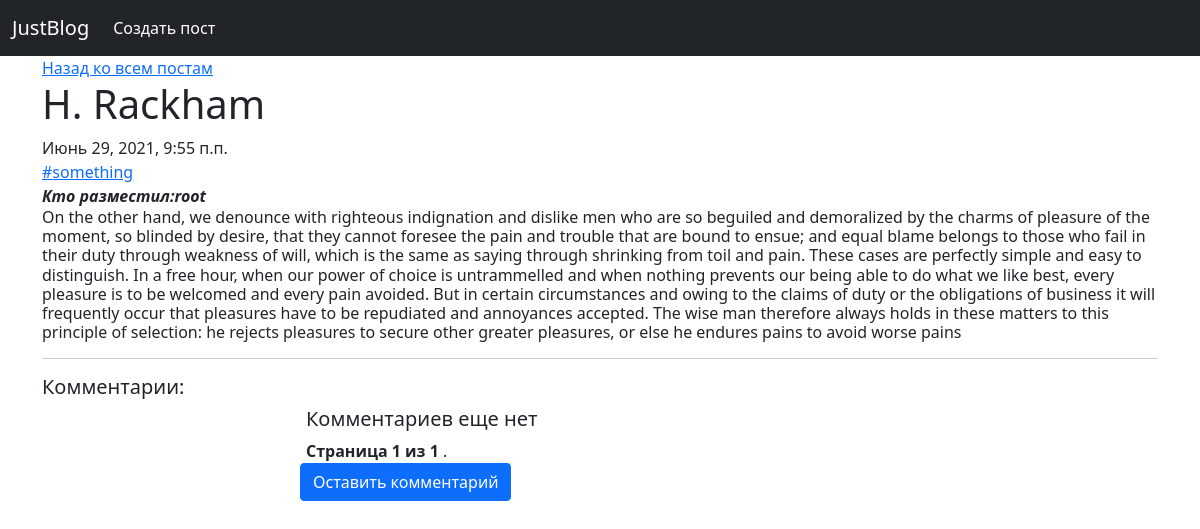
The page /post/2 on the database as committed earlier.
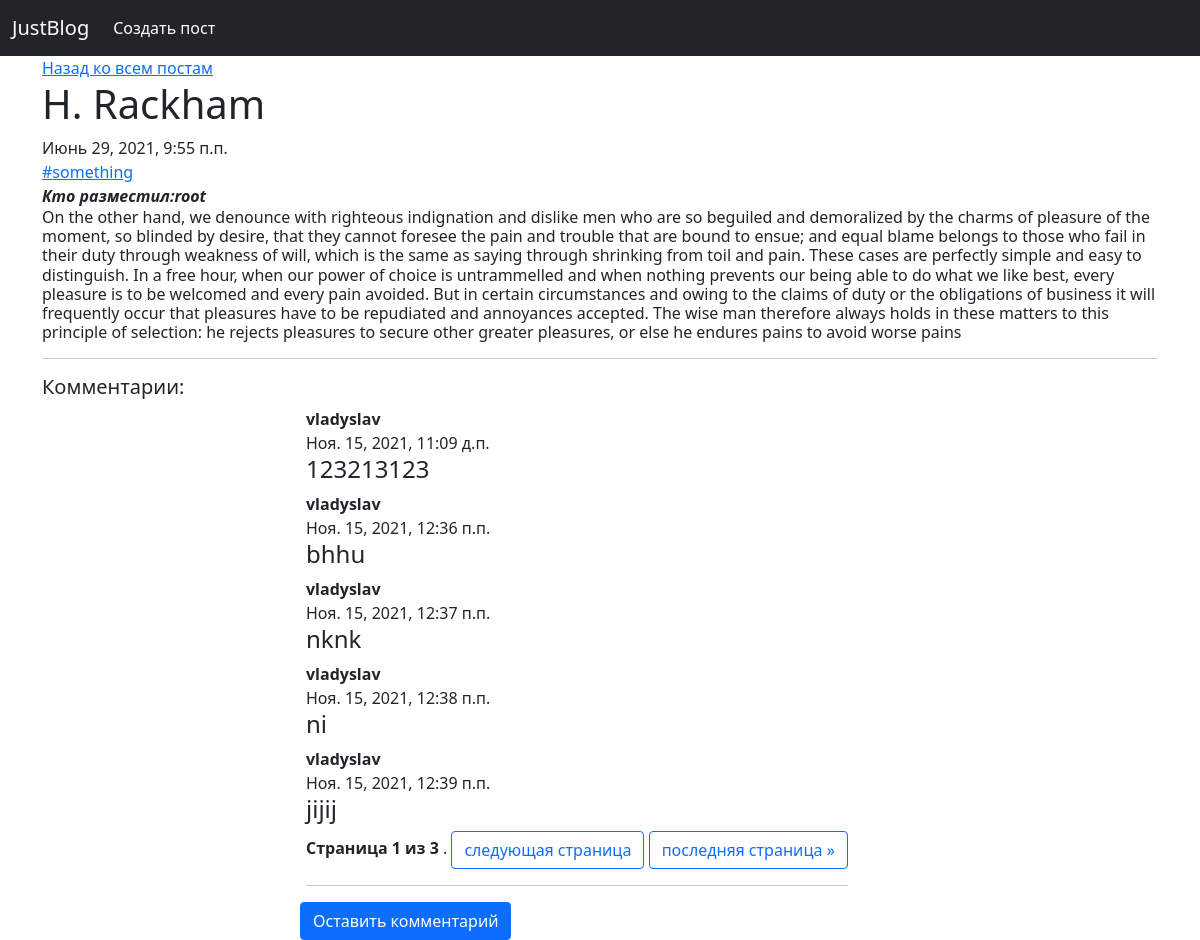
The same page on the database as committed later.
### blog/models.py (models this page shows, shortened)
class Post(models.Model):
    title = models.CharField(max_length=255)
    post_text = models.TextField()
    created = models.DateTimeField(auto_now_add=True)
    author = models.ForeignKey(User, on_delete=models.CASCADE)
    tags = models.ManyToManyField('blog.Tag')

class Tag(models.Model):
    name = models.CharField(max_length=36)

class Comment(models.Model):
    post = models.ForeignKey(Post, on_delete=models.CASCADE, verbose_name='comments', null=True, blank=True)
    user = models.ForeignKey(User, verbose_name='author', on_delete=models.CASCADE)
    text = models.TextField(verbose_name='comment text')
    created = models.DateTimeField(auto_now_add=True)

### blog/views.py (the view)
# urls.py: path('post/<int:pk>', PostDetails.as_view(), name='post'),
class PostDetails(DetailView):
    template_name = 'post_details.html'
    model = Post
    def get_context_data(self, **kwargs):
        context = super().get_context_data(**kwargs)
        post_comments = Comment.objects.filter(post=self.object.id)
        paginator = Paginator(post_comments, 5)
        page = self.request.GET.get('page')
        context['comments'] = paginator.get_page(page)
        return context

### templates/post_details.html (shortened to what this page needs)
{% load crispy_forms_tags %}
{% load bootstrap4 %}
<html>
<head>
    <link href="https://cdn.jsdelivr.net/npm/bootstrap@5.0.2/dist/css/bootstrap.min.css" rel="stylesheet">
</head>
    <body>
        <nav class="navbar navbar-expand-lg navbar-dark bg-dark">
          <div class="container-fluid">
            <a class="navbar-brand" href="/">JustBlog</a>
            <div class="collapse navbar-collapse" id="navbarSupportedContent">
              <ul class="navbar-nav me-auto mb-2 mb-lg-0">
                <li class="nav-item">
                  <a class="nav-link active" aria-current="page" href="/create_post/">Создать пост</a>
                </li>
              </ul>
            </div>
          </div>
        </nav>
        <div class="container">
        <a href="/">Назад ко всем постам</a>
            <h1>{{ post.title }}</h1>
            <span>{{ post.created }}</span><br>
            {% for tag in post.tags.all %}
                <a href="/tag/{{ tag.id }}">#{{ tag.name }}</a><br>
            {% endfor %}
            <i><b>Кто разместил:{{ post.author.username }}</b></i>
            <h6>{{ post.post_text }}</h6>
            <hr>
            <h5>Комментарии:</h5>
        </div>
            <div class="row">
                <div class="col-md-3"></div>
                <div class="col-md-8">
                    {% for comment in comments %}
                        <b>{{ comment.user }}</b><br>
                        {{ comment.created }}<br>
                        <h4>{{ comment.text }}</h4>
                    {% empty %}
                        <h5>Комментариев еще нет</h5>
                    {% endfor %}
                        <div class="pagination">
                            <span class="step-links">
                            <span class="current">
                                <b>Страница {{ comments.number }} из {{ comments.paginator.num_pages }} </b>.
                            </span>
                                {% if comments.has_next %}
                                    <a href="?page={{ comments.next_page_number }}"class='btn btn-outline-primary'>следующая страница</a>
                                    <a href="?page={{ comments.paginator.num_pages }}"class='btn btn-outline-primary'>последняя страница &raquo;</a><hr>
                                {% endif %}
                            </span>
                        </div>
                </div>
                <div class="row">
                <div class="col-md-3"></div>
                <div class="col-md-6">
                    <a href="{% url 'comment' post.pk %}" class="btn btn-primary">Оставить комментарий</a>
                </div>
                <div class="col-md-3"></div>
            </div>
            </div>
    </body>
</html>

Rows that differ between the two databases and show on the page:
added Comment: user "vladyslav", created "Ноя. 15, 2021, 11:09 д.п.", text "123213123"
added Comment: user "vladyslav", created "Ноя. 15, 2021, 12:36 п.п.", text "bhhu"
added Comment: user "vladyslav", created "Ноя. 15, 2021, 12:37 п.п.", text "nknk"
added Comment: user "vladyslav", created "Ноя. 15, 2021, 12:38 п.п.", text "ni"
added Comment: user "vladyslav", created "Ноя. 15, 2021, 12:39 п.п.", text "jijij"
Other text that changed with them:
{{ comments.paginator.num_pages }}: "1" → "3"
text no longer shown: "Комментариев еще нет"
text now shown: "следующая страница последняя страница »"
